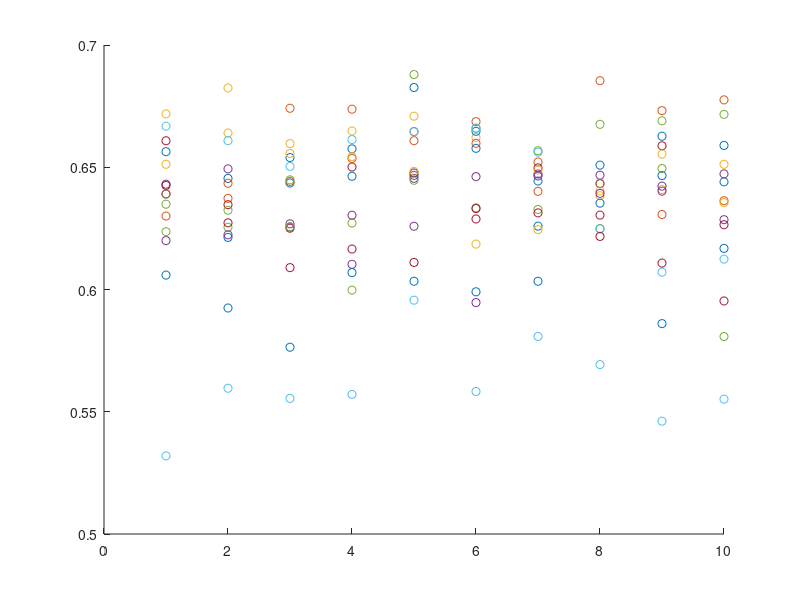

Recreate this plot in MATLAB.
%%

n_visits  =  [16 14 14 13 12 13 13 14 13 13 13 11 12 11 10];
n_sub = length(n_visits);
regions = [ 4 5 6 23 24 25 26 27 28 29 42 43 44 45];

%%
clear ds
fileID = fopen('FA/FA/ske4_FA_values.txt', 'r');
formatSpec = '%f %f %f %f';
size = [4 Inf];
ds = fscanf(fileID, formatSpec, size);
ds = ds';
fclose(fileID);

%%

figure
i = 1;
for ss = 1:n_sub
       n_v = n_visits(n_sub);
       data = ds(i:i+n_v-1, 1);
       scatter(1:n_v, data')
       hold on
       i = i+ n_v;
end

